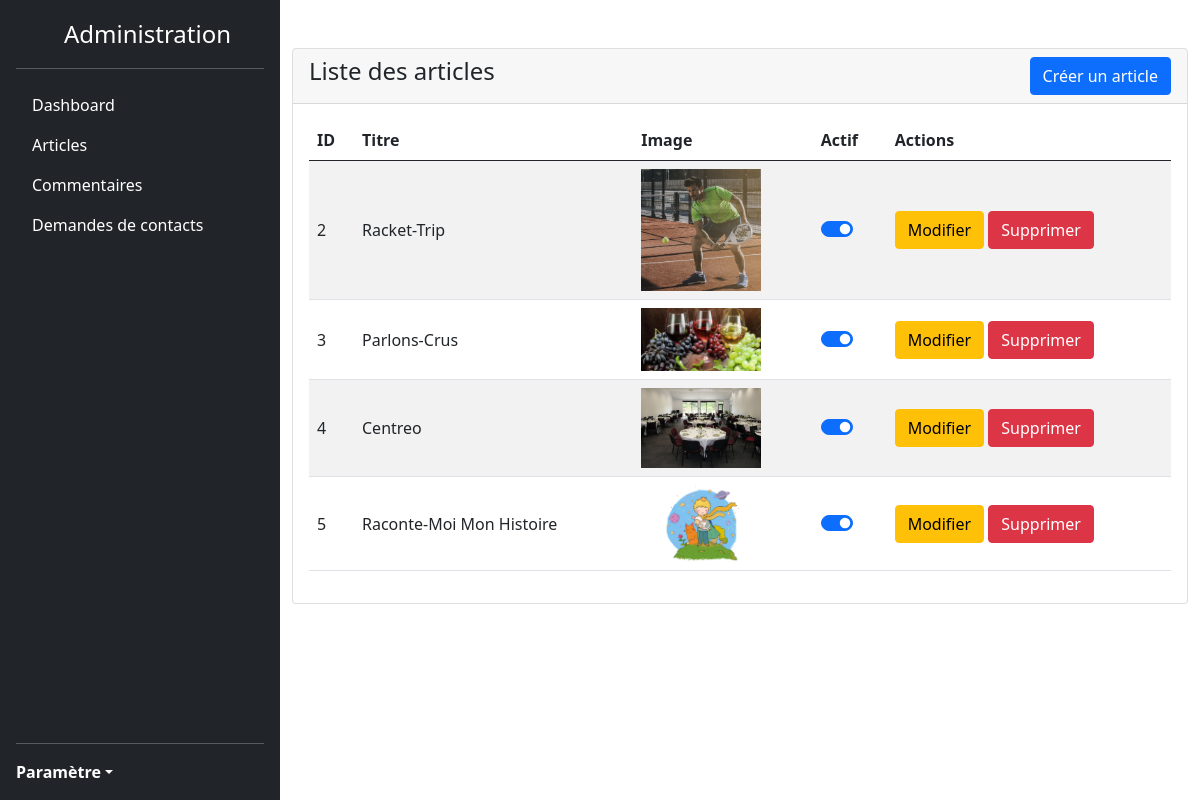
/public/admin/liste-des-articles (signed in), run on the app's committed database.
### tables this page shows
CREATE TABLE `articles` (
  `id` int(11) NOT NULL,
  `title` varchar(255) NOT NULL,
  `content` text NOT NULL,
  `short_description` text NOT NULL,
  `created_at` datetime NOT NULL DEFAULT CURRENT_TIMESTAMP,
  `updated_at` datetime DEFAULT NULL,
  `author_id` varchar(255) NOT NULL,
  `active` tinyint(4) NOT NULL DEFAULT '0',
  `image` varchar(255) NOT NULL
);

### Controllers/Controller.php (called while the page is built, shortened)
<?php
abstract class Controller
{
    public function render(string $file, array $data = [], string $template = 'default')
    {
        extract($data);
        require "/Applications/MAMP/htdocs/Blog/Views/$file.php";
    }
}

### public/index.php (called while the page is built, shortened)
<?php
$app = new Main();
$app->start();

### Models/ArticleModel.php (called while the page is built, shortened)
<?php
class ArticleModel extends Model
{
    public function __construct()
    {
        $this->table = 'articles';
    }
}

### Core/Db.php (called while the page is built, shortened)
<?php
class Db extends PDO
{
    private static $instance;
    private function __construct()
    {
        $_dsn = 'mysql:host=' . self::DBHOST . ';dbname=' . self::DBNAME;
    }
    public static function getInstance(): self
    {
        if(self::$instance === null)
        {
            self::$instance = new self();
        }
        return self::$instance;
    }
}

### Models/Model.php (called while the page is built, shortened)
<?php
class Model extends Db
{
    protected $table;
    public function findAll()
    {
        $query = $this->request('SELECT * FROM ' . $this->table);
        return $query->fetchAll();
    }
    public function request(string $sql, array $attributs = null)
    {
        $this->db = DB::getInstance();
        if($attributs != null)
        {
            $query = $this->db->prepare($sql);
            $query->execute($attributs);
            return $query;
        }
        else
        {
            return $this->db->query($sql);
        }
    }
}

### Views/admin/articles/articles.php (the view, shortened to what this page needs)
<div class="card mt-5">
    <div class="card-header d-flex justify-content-between">
        <h4>Liste des articles</h4>
        <a href="/Blog/public/admin/addArticle" class="btn btn-primary">Créer un article</a>
    </div>
    <div class="card-body">
        <table class="table table-striped">
            <thead>
                <th>ID</th>
                <th>Titre</th>
                <th>Image</th>
                <th>Actif</th>
                <th>Actions</th>
            </thead>
            <tbody>
                <?php foreach($articles as $article): ?>
                    <tr>
                        <td><?= htmlspecialchars($article->id) ?></td>
                        <td><?= htmlspecialchars($article->title) ?></td>
                        <td>
                            <img src="/Blog/public/assets/images/<?= htmlspecialchars($article->image) ?>" class="img-admin" alt="<?= htmlspecialchars($article->title) ?>" />
                        </td>
                        <td>
                            <div class="form-check form-switch">
                                <input class="form-check-input" data-id="<?= htmlspecialchars($article->id) ?>" type="checkbox" id="<?= htmlspecialchars($article->id) ?>" <?= htmlspecialchars($article->active) ? 'checked' : '' ?>>
                            </div>
                        </td>
                        <td>
                            <a href="/Blog/public/admin/editArticle/<?= htmlspecialchars($article->id) ?>" class="btn btn-warning">Modifier</a>
                            <a href="/Blog/public/admin/deleteArticle/<?= htmlspecialchars($article->id) ?>" class="btn btn-danger">Supprimer</a>
                        </td>
                    </tr>
                <?php endforeach; ?>
            </tbody>
        </table>
    </div>
</div>

### public/assets/styles/back.css (style rules this page uses)
.img-admin { width: 120px; height: 100% }
tr { vertical-align: middle; }

### data on the page
articles: id "2", title "Racket-Trip", image (picture), active "☑"
articles: id "3", title "Parlons-Crus", image (picture), active "☑"
articles: id "4", title "Centreo", image (picture), active "☑"
articles: id "5", title "Raconte-Moi Mon Histoire", image (picture), active "☑"
